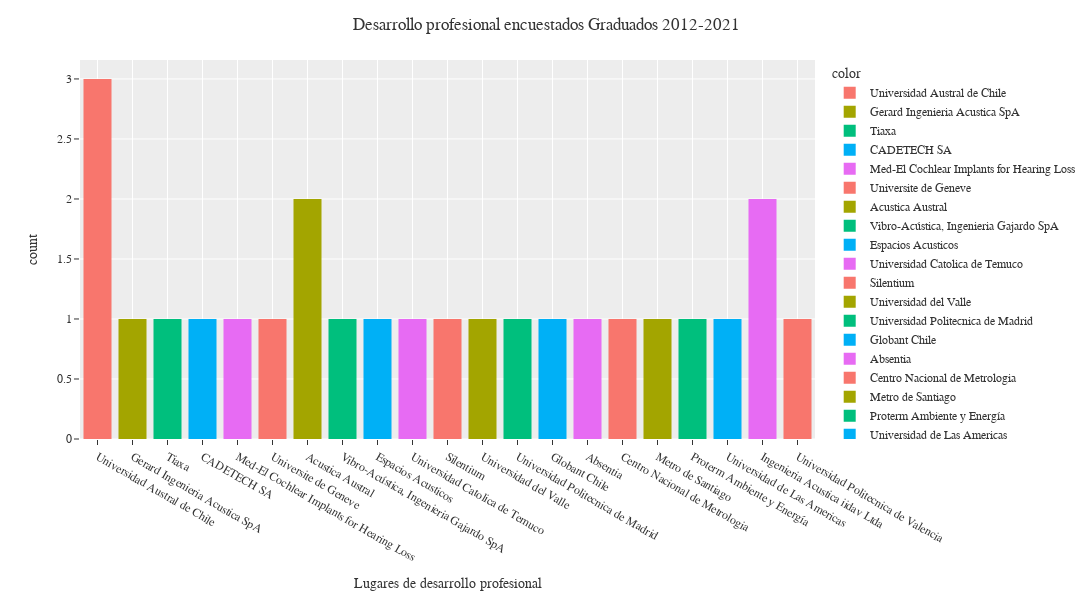

The cell this chart's notebook holds for it:
### Markdown cell above
## ¿En qué Instituciones desarrollan actualmente su profesión?

### Code cell
platform=df_egresados.Empleo.dropna()
fig=px.histogram(data,x=platform,color=platform,width=1200, height=600,template='ggplot2',orientation='v')
fig.update_layout(title='Desarrollo profesional encuestados Graduados 2012-2021', font=dict(
        family="Rockwell", size=12),
                 xaxis_title='Lugares de desarrollo profesional')
fig.show()

### Figure 1 — Plotly figure (JSON) as saved in the notebook; plotly's stock layout.template omitted (floating-point values rounded to 4 significant figures)
{"data": [{"alignmentgroup": "True", "bingroup": "x", "hovertemplate": "color=Universidad Austral de Chile<br>x=%{x}<br>count=%{y}<extra></extra>", "legendgroup": "Universidad Austral de Chile", "marker": {"color": "#F8766D"}, "name": "Universidad Austral de Chile", "offsetgroup": "Universidad Austral de Chile", "orientation": "v", "showlegend": true, "type": "histogram", "x": ["Universidad Austral de Chile", "Universidad Austral de Chile", "Universidad Austral de Chile"], "xaxis": "x", "yaxis": "y"}, {"alignmentgroup": "True", "bingroup": "x", "hovertemplate": "color=Gerard Ingenieria Acustica SpA<br>x=%{x}<br>count=%{y}<extra></extra>", "legendgroup": "Gerard Ingenieria Acustica SpA", "marker": {"color": "#A3A500"}, "name": "Gerard Ingenieria Acustica SpA", "offsetgroup": "Gerard Ingenieria Acustica SpA", "orientation": "v", "showlegend": true, "type": "histogram", "x": ["Gerard Ingenieria Acustica SpA"], "xaxis": "x", "yaxis": "y"}, {"alignmentgroup": "True", "bingroup": "x", "hovertemplate": "color=Tiaxa<br>x=%{x}<br>count=%{y}<extra></extra>", "legendgroup": "Tiaxa", "marker": {"color": "#00BF7D"}, "name": "Tiaxa", "offsetgroup": "Tiaxa", "orientation": "v", "showlegend": true, "type": "histogram", "x": ["Tiaxa"], "xaxis": "x", "yaxis": "y"}, {"alignmentgroup": "True", "bingroup": "x", "hovertemplate": "color=CADETECH SA<br>x=%{x}<br>count=%{y}<extra></extra>", "legendgroup": "CADETECH SA", "marker": {"color": "#00B0F6"}, "name": "CADETECH SA", "offsetgroup": "CADETECH SA", "orientation": "v", "showlegend": true, "type": "histogram", "x": ["CADETECH SA"], "xaxis": "x", "yaxis": "y"}, {"alignmentgroup": "True", "bingroup": "x", "hovertemplate": "color=Med-El Cochlear Implants for Hearing Loss<br>x=%{x}<br>count=%{y}<extra></extra>", "legendgroup": "Med-El Cochlear Implants for Hearing Loss", "marker": {"color": "#E76BF3"}, "name": "Med-El Cochlear Implants for Hearing Loss", "offsetgroup": "Med-El Cochlear Implants for Hearing Loss", "orientation": "v", "showlegend": true, "type": "histogram", "x": ["Med-El Cochlear Implants for Hearing Loss"], "xaxis": "x", "yaxis": "y"}, {"alignmentgroup": "True", "bingroup": "x", "hovertemplate": "color=Universite de Geneve<br>x=%{x}<br>count=%{y}<extra></extra>", "legendgroup": "Universite de Geneve", "marker": {"color": "#F8766D"}, "name": "Universite de Geneve", "offsetgroup": "Universite de Geneve", "orientation": "v", "showlegend": true, "type": "histogram", "x": ["Universite de Geneve"], "xaxis": "x", "yaxis": "y"}, {"alignmentgroup": "True", "bingroup": "x", "hovertemplate": "color=Acustica Austral<br>x=%{x}<br>count=%{y}<extra></extra>", "legendgroup": "Acustica Austral", "marker": {"color": "#A3A500"}, "name": "Acustica Austral", "offsetgroup": "Acustica Austral", "orientation": "v", "showlegend": true, "type": "histogram", "x": ["Acustica Austral", "Acustica Austral"], "xaxis": "x", "yaxis": "y"}, {"alignmentgroup": "True", "bingroup": "x", "hovertemplate": "color=Vibro-Acústica, Ingenieria Gajardo SpA <br>x=%{x}<br>count=%{y}<extra></extra>", "legendgroup": "Vibro-Acústica, Ingenieria Gajardo SpA ", "marker": {"color": "#00BF7D"}, "name": "Vibro-Acústica, Ingenieria Gajardo SpA ", "offsetgroup": "Vibro-Acústica, Ingenieria Gajardo SpA ", "orientation": "v", "showlegend": true, "type": "histogram", "x": ["Vibro-Acústica, Ingenieria Gajardo SpA "], "xaxis": "x", "yaxis": "y"}, {"alignmentgroup": "True", "bingroup": "x", "hovertemplate": "color=Espacios Acusticos<br>x=%{x}<br>count=%{y}<extra></extra>", "legendgroup": "Espacios Acusticos", "marker": {"color": "#00B0F6"}, "name": "Espacios Acusticos", "offsetgroup": "Espacios Acusticos", "orientation": "v", "showlegend": true, "type": "histogram", "x": ["Espacios Acusticos"], "xaxis": "x", "yaxis": "y"}, {"alignmentgroup": "True", "bingroup": "x", "hovertemplate": "color=Universidad Catolica de Temuco<br>x=%{x}<br>count=%{y}<extra></extra>", "legendgroup": "Universidad Catolica de Temuco", "marker": {"color": "#E76BF3"}, "name": "Universidad Catolica de Temuco", "offsetgroup": "Universidad Catolica de Temuco", "orientation": "v", "showlegend": true, "type": "histogram", "x": ["Universidad Catolica de Temuco"], "xaxis": "x", "yaxis": "y"}, {"alignmentgroup": "True", "bingroup": "x", "hovertemplate": "color=Silentium<br>x=%{x}<br>count=%{y}<extra></extra>", "legendgroup": "Silentium", "marker": {"color": "#F8766D"}, "name": "Silentium", "offsetgroup": "Silentium", "orientation": "v", "showlegend": true, "type": "histogram", "x": ["Silentium"], "xaxis": "x", "yaxis": "y"}, {"alignmentgroup": "True", "bingroup": "x", "hovertemplate": "color=Universidad del Valle<br>x=%{x}<br>count=%{y}<extra></extra>", "legendgroup": "Universidad del Valle", "marker": {"color": "#A3A500"}, "name": "Universidad del Valle", "offsetgroup": "Universidad del Valle", "orientation": "v", "showlegend": true, "type": "histogram", "x": ["Universidad del Valle"], "xaxis": "x", "yaxis": "y"}, {"alignmentgroup": "True", "bingroup": "x", "hovertemplate": "color=Universidad Politecnica de Madrid<br>x=%{x}<br>count=%{y}<extra></extra>", "legendgroup": "Universidad Politecnica de Madrid", "marker": {"color": "#00BF7D"}, "name": "Universidad Politecnica de Madrid", "offsetgroup": "Universidad Politecnica de Madrid", "orientation": "v", "showlegend": true, "type": "histogram", "x": ["Universidad Politecnica de Madrid"], "xaxis": "x", "yaxis": "y"}, {"alignmentgroup": "True", "bingroup": "x", "hovertemplate": "color=Globant Chile<br>x=%{x}<br>count=%{y}<extra></extra>", "legendgroup": "Globant Chile", "marker": {"color": "#00B0F6"}, "name": "Globant Chile", "offsetgroup": "Globant Chile", "orientation": "v", "showlegend": true, "type": "histogram", "x": ["Globant Chile"], "xaxis": "x", "yaxis": "y"}, {"alignmentgroup": "True", "bingroup": "x", "hovertemplate": "color=Absentia<br>x=%{x}<br>count=%{y}<extra></extra>", "legendgroup": "Absentia", "marker": {"color": "#E76BF3"}, "name": "Absentia", "offsetgroup": "Absentia", "orientation": "v", "showlegend": true, "type": "histogram", "x": ["Absentia"], "xaxis": "x", "yaxis": "y"}, {"alignmentgroup": "True", "bingroup": "x", "hovertemplate": "color=Centro Nacional de Metrologia<br>x=%{x}<br>count=%{y}<extra></extra>", "legendgroup": "Centro Nacional de Metrologia", "marker": {"color": "#F8766D"}, "name": "Centro Nacional de Metrologia", "offsetgroup": "Centro Nacional de Metrologia", "orientation": "v", "showlegend": true, "type": "histogram", "x": ["Centro Nacional de Metrologia"], "xaxis": "x", "yaxis": "y"}, {"alignmentgroup": "True", "bingroup": "x", "hovertemplate": "color=Metro de Santiago<br>x=%{x}<br>count=%{y}<extra></extra>", "legendgroup": "Metro de Santiago", "marker": {"color": "#A3A500"}, "name": "Metro de Santiago", "offsetgroup": "Metro de Santiago", "orientation": "v", "showlegend": true, "type": "histogram", "x": ["Metro de Santiago"], "xaxis": "x", "yaxis": "y"}, {"alignmentgroup": "True", "bingroup": "x", "hovertemplate": "color=Proterm Ambiente y Energía<br>x=%{x}<br>count=%{y}<extra></extra>", "legendgroup": "Proterm Ambiente y Energía", "marker": {"color": "#00BF7D"}, "name": "Proterm Ambiente y Energía", "offsetgroup": "Proterm Ambiente y Energía", "orientation": "v", "showlegend": true, "type": "histogram", "x": ["Proterm Ambiente y Energía"], "xaxis": "x", "yaxis": "y"}, {"alignmentgroup": "True", "bingroup": "x", "hovertemplate": "color=Universidad de Las Americas<br>x=%{x}<br>count=%{y}<extra></extra>", "legendgroup": "Universidad de Las Americas", "marker": {"color": "#00B0F6"}, "name": "Universidad de Las Americas", "offsetgroup": "Universidad de Las Americas", "orientation": "v", "showlegend": true, "type": "histogram", "x": ["Universidad de Las Americas"], "xaxis": "x", "yaxis": "y"}, {"alignmentgroup": "True", "bingroup": "x", "hovertemplate": "color=Ingenieria Acustica iidav Ltda<br>x=%{x}<br>count=%{y}<extra></extra>", "legendgroup": "Ingenieria Acustica iidav Ltda", "marker": {"color": "#E76BF3"}, "name": "Ingenieria Acustica iidav Ltda", "offsetgroup": "Ingenieria Acustica iidav Ltda", "orientation": "v", "showlegend": true, "type": "histogram", "x": ["Ingenieria Acustica iidav Ltda", "Ingenieria Acustica iidav Ltda"], "xaxis": "x", "yaxis": "y"}, {"alignmentgroup": "True", "bingroup": "x", "hovertemplate": "color=Universidad Politecnica de Valencia<br>x=%{x}<br>count=%{y}<extra></extra>", "legendgroup": "Universidad Politecnica de Valencia", "marker": {"color": "#F8766D"}, "name": "Universidad Politecnica de Valencia", "offsetgroup": "Universidad Politecnica de Valencia", "orientation": "v", "showlegend": true, "type": "histogram", "x": ["Universidad Politecnica de Valencia"], "xaxis": "x", "yaxis": "y"}], "layout": {"barmode": "relative", "font": {"family": "Rockwell", "size": 12}, "height": 600, "legend": {"title": {"text": "color"}, "tracegroupgap": 0}, "margin": {"t": 60}, "title": {"text": "Desarrollo profesional encuestados Graduados 2012-2021"}, "width": 1200, "xaxis": {"anchor": "y", "domain": [0, 1], "title": {"text": "Lugares de desarrollo profesional"}}, "yaxis": {"anchor": "x", "domain": [0, 1], "title": {"text": "count"}}}}
